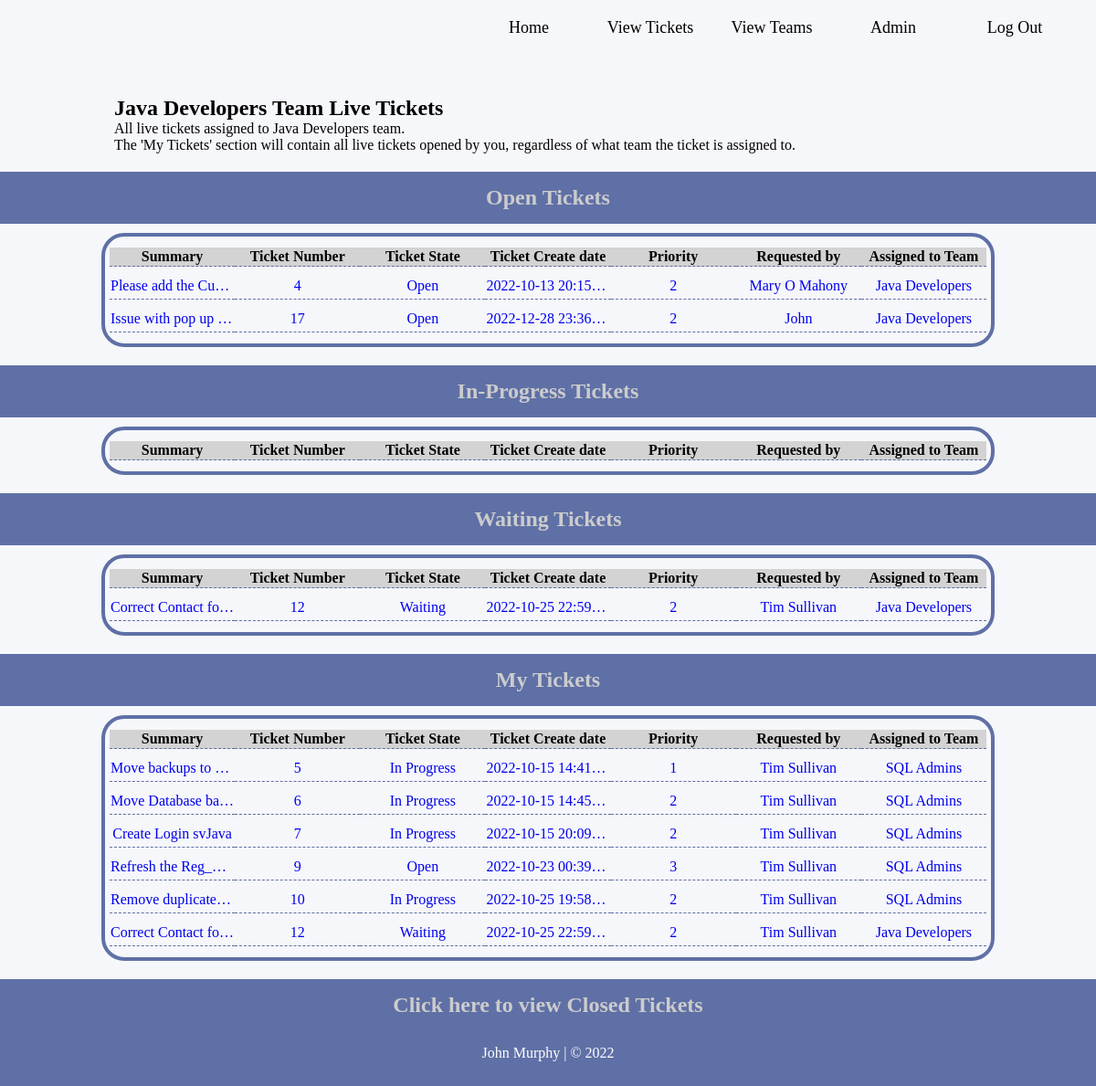
The app's page /opentickets (signed in) with its own data.
### TicketDB.py (models this page shows, shortened)
class Team(db.Model):
    __tablename__ = "teamtable"
    team_id = db.Column(db.Integer, primary_key=True, unique=True, autoincrement=True)
    team_name = db.Column(db.String(50), unique=True)
    team_category = db.Column(db.String(50))

class Ticket(db.Model):
    __tablename__ = "tickettable"
    ticket_id = db.Column(db.Integer, primary_key=True, unique=True, autoincrement=True)
    user_id = db.Column(db.Integer, db.ForeignKey(User.user_id))
    ticket_user = db.relationship("User", backref='Ticket')
    ticket_created = db.Column(db.String(50), default=func.now())
    description = db.Column(db.String(300))
    state = db.Column(db.String(30), default="Open")
    team_id = db.Column(db.Integer, db.ForeignKey(Team.team_id))
    ticket_team = db.relationship("Team", backref='Ticket')
    contact_num = db.Column(db.String(20))
    priority = db.Column(db.Integer)
    summary = db.Column(db.String(80))
    environment = db.Column(db.String(50))
    ticket_sp_instruction = db.Column(db.String(200))

class User(db.Model):
    __tablename__ = "usertable"
    user_id = db.Column(db.Integer, primary_key=True, unique=True, autoincrement=True)
    username = db.Column(db.String(50))
    name = db.Column(db.String(50))
    email = db.Column(db.String(50), unique=True)
    jobTitle = db.Column(db.String(60))
    password = db.Column(db.String(12))
    dateCreated = db.Column(db.DATETIME, default=func.now())
    tasksComplete = db.Column(db.Integer)
    team_id = db.Column(db.Integer, db.ForeignKey(Team.team_id))
    team_user = db.relationship("Team", backref='User')

### main.py (the view)
@app.route('/opentickets')
def allOpenTickets():
    tickets = Ticket.query.all()
    user = session["user"]
    loggedteam = User.query.with_entities(User.team_id).filter(User.user_id == user).all()
    loggedteam = str(loggedteam)
    loggedteam = loggedteam.strip("[ ] , ( )")
    team_name = Team.query.with_entities(Team.team_name).filter(Team.team_id == loggedteam).all()
    team_name = str(team_name)
    team_name = team_name.strip("[ ] , ( ), '")
    openTickets = Ticket.query.with_entities(Ticket.ticket_id, Ticket.user_id,  User.name, Ticket.
                    ticket_created, Ticket.description, Ticket.state, Ticket.team_id, Team.team_name, User.
                    email, Ticket.priority, Ticket.summary, Ticket.environment, Ticket.ticket_sp_instruction)\
                    .join(Team, Ticket.team_id == Team.team_id).join(User, Ticket.
                    user_id == User.user_id).filter(and_(Ticket.state == 'Open', Ticket.team_id == loggedteam)).all()
    progTickets = Ticket.query.with_entities(Ticket.ticket_id, Ticket.user_id,  User.name, Ticket
                    .ticket_created, Ticket.description, Ticket.state, Ticket.team_id, Team.team_name, User
                    .email, Ticket.priority, Ticket.summary, Ticket.environment, Ticket
                    .ticket_sp_instruction).join(Team, Ticket.team_id == Team.team_id).join(User, Ticket
                    .user_id == User.user_id).filter(and_(Ticket.state == 'In Progress'), (Ticket.team_id == loggedteam)).all()
    waitTickets = Ticket.query.with_entities(Ticket.ticket_id, Ticket.user_id,  User.name, Ticket
                    .ticket_created, Ticket.description, Ticket.state, Ticket.team_id, Team.team_name, User
                    .email, Ticket.priority, Ticket.summary, Ticket.environment, Ticket
                    .ticket_sp_instruction).join(Team, Ticket.team_id == Team.team_id).join(User, Ticket
                    .user_id == User.user_id).filter(and_(Ticket.state == 'Waiting'), (Ticket.team_id == loggedteam)).all()
    myTickets = Ticket.query.with_entities(Ticket.ticket_id, Ticket.user_id,  User.name, Ticket
                    .ticket_created, Ticket.description, Ticket.state, Ticket.team_id, Team.team_name, User
                    .email, Ticket.priority, Ticket.summary, Ticket.environment, Ticket
                    .ticket_sp_instruction).join(Team, Ticket.team_id == Team.team_id).join(User, Ticket
                    .user_id == User.user_id).filter(and_(Ticket.user_id == user), (Ticket.state != 'Fulfilled'),
                    (Ticket.state != 'Closed Incomplete')).all()
    return render_template('openTickets.html', openTickets=openTickets, progTickets=progTickets, waitTickets=waitTickets,
                           myTickets=myTickets, team_name=team_name)

### templates/openTickets.html (shortened to what this page needs)
<!DOCTYPE html>
<html lang="en">
<head>
	<link rel="stylesheet" href="{{ url_for('static', filename='css/ttStyle.css') }}">
</head>
<body>
<div id="wrapper">
	<header id="head-home">
		<ul class="nav-links">
			<a href="/">
				<li id="header-links" class="link-buttons">Home</li>
			</a>
			<a href="/opentickets">
				<li id="header-links" class="link-buttons">View Tickets</li>
			</a>
			<a href="/teams">
				<li id="header-links" class="link-buttons">View Teams</li>
			</a>
			<a href="/admin_data">
				<li id="header-links" class="link-buttons">Admin</li>
			</a>
			<a href="/logout">
			<li id="header-links"class="link-buttons">Log Out</li>
			</a>
		</ul>
	</header>
	<div id="tickets_text_top">
		<div id="tickets_text_top_inner">
			<h2>{{ team_name }} Team Live Tickets</h2>
			<p>All live tickets assigned to {{ team_name }} team.</p>
			<p>The 'My Tickets' section will contain all live tickets opened by you, regardless of what team the ticket is assigned to.</p>
		</div>
	</div>
	<div id="opentickets_holder">
		<div class="ticket_title">
			<h2>Open Tickets</h2>
		</div>
		<div id="opentick_table" style="overflow-x: auto;">
        	<table id="tickettable">
				<tr id="tableheader">
					<th id="tdlarge">Summary</th>
					<th>Ticket Number</th>
					<th>Ticket State</th>
					<th>Ticket Create date</th>
					<th>Priority</th>
					<th>Requested by</th>
					<th>Assigned to Team</th>
				</tr>
			</table>
			{% for openticket in openTickets %}
			<a href="/ticket/{{ openticket.ticket_id }}">
			<table id="tickettable">
				<tr>
					<td id="tdlarge">{{ openticket.summary }}</td>
					<td>{{ openticket.ticket_id }}</td>
					<td>{{ openticket.state }}</td>
					<td>{{ openticket.ticket_created }}</td>
					<td>{{ openticket.priority }}</td>
					<td>{{ openticket.name }}</td>
					<td>{{ openticket.team_name }}</td>
				</tr>
			</table>
			</a>
			{% endfor %}
		</div>
		<div class="ticket_title">
        	<h2 id = "anchor_progress">In-Progress Tickets</h2>
		</div>
		<div id="opentick_table" style="overflow-x: auto;">
			<table id="tickettable">
				<tr id="tableheader">
					<th id="tdlarge">Summary</th>
					<th>Ticket Number</th>
					<th>Ticket State</th>
					<th>Ticket Create date</th>
					<th>Priority</th>
					<th>Requested by</th>
					<th>Assigned to Team</th>
				</tr>
			</table>
		</div>
		<div class="ticket_title">
			<h2 id = "anchor_waiting">Waiting Tickets</h2>
		</div>
		<div id="opentick_table" style="overflow-x: auto;">
			<table id="tickettable">
				<tr id="tableheader">
					<th id="tdlarge">Summary</th>
					<th>Ticket Number</th>
					<th>Ticket State</th>
					<th>Ticket Create date</th>
					<th>Priority</th>
					<th>Requested by</th>
					<th>Assigned to Team</th>
				</tr>
			</table>
			{% for waitTicket in waitTickets %}
			 <a href="/ticket/{{ waitTicket.ticket_id }}">
			<table id="tickettable">
				<tr>
					<td id="tdlarge">{{ waitTicket.summary }}</td>
					<td>{{ waitTicket.ticket_id }}</td>
					<td>{{ waitTicket.state }}</td>
					<td> {{ waitTicket.ticket_created }}</td>
					<td> {{ waitTicket.priority }}</td>
					<td>{{ waitTicket.name }}</td>
					<td>{{ waitTicket.team_name }}</td>
				</tr>
			</table>
			 </a>
			{% endfor %}
		</div>
		<div class="ticket_title">
			<h2 id = "anchor_myTickets">My Tickets</h2>
		</div>
		<div id="opentick_table" style="overflow-x: auto;">
			<table id="tickettable">
				<tr id="tableheader">
					<th id="tdlarge">Summary</th>
					<th>Ticket Number</th>
					<th>Ticket State</th>
					<th>Ticket Create date</th>
					<th>Priority</th>
					<th>Requested by</th>
					<th>Assigned to Team</th>
				</tr>
			</table>
			{% for myTicket in myTickets %}
			<a href="/ticket/{{ myTicket.ticket_id }}">
				<table id="tickettable">
					<tr>
						<td id="tdlarge">{{ myTicket.summary }}</td>
						<td>{{ myTicket.ticket_id }}</td>
						<td>{{ myTicket.state }}</td>
						<td> {{ myTicket.ticket_created }}</td>
						<td> {{ myTicket.priority }}</td>
						<td>{{ myTicket.name }}</td>
						<td>{{ myTicket.team_name }}</td>
					</tr>
				</table>
			</a>
			{% endfor %}
		</div>
		<div id="closed_ticket_holder">
			<h2><a href="/closedtickets">Click here to view Closed Tickets</a></h2>
		</div>
	</div>
</div>
<footer>
	<p>John Murphy | &copy; 2022</p>
</footer>
</body>
</html>

### static/css/ttStyle.css (style rules this page uses)
* { margin:0; }
html, body { height: 100%; }
#wrapper { float:left; width: 100%; min-height: 100vh; padding-bottom: 60px; background:#f6f7fa; box-sizing: border-box; }
#head-home { float: left; width:100%; height:80px; padding-bottom: 20px; box-sizing: border-box; }
ul.nav-links { float: right; height: 60px; margin-top: 12.5px; margin-right: 10px; }
li.link-buttons { float:left; line-height: 35px; width:100px; margin-right: 25px; list-style-type: none; text-align: center; font-size: 18px; border-radius:12px; border-right-width: 4px; border-left-width: 4px; border-right-style: solid; border-left-style: solid; color: #f6f7fa; border-color: #f6f7fa; font-family: PTSans; }
li#header-links { color: #000; }
footer { float: left; width:100%; height:60px; font-family: PTSans; background: #5f70a6; text-align: center; color: #fff; margin-top: -60px; padding-top: 15px; box-sizing: border-box; }
#tableheader { text-align: center; background: lightgrey; }
td { text-overflow: ellipsis; white-space: nowrap; overflow: hidden; }
#opentickets_holder { float: left; width: 100%; text-align: center; box-sizing: border-box; }
.ticket_title { float: left; width: 100%; text-align: center; padding: 15px; margin-bottom: 10px; background-color:#5f70a6; color: #cccccc; box-sizing: border-box; }
#opentick_table { width : 80%; height: auto; margin: 20px auto; border-collapse: collapse; border: 4px solid #5f70a6; border-radius: 25px; padding: 5px; }
.ticket_title { float: left; width: 100%; }
#tickettable { width: 100%; border-bottom: 1px dashed #5f70a6; margin-bottom: 7px; margin-top: 7px; border-collapse: collapse; text-align: center; table-layout: fixed; }
#opentick_table a { text-decoration: none; }
#tickettable td { width: 14.285%; padding-top: 5px; padding-bottom: 5px; overflow: hidden; }
#closed_ticket_holder { float: left; width: 100%; padding: 15px; background-color:#5f70a6; color: #cccccc; box-sizing: border-box; }
#closed_ticket_holder a { text-decoration: none; color: #cccccc; }
#tickets_text_top { float: left; width: 100%; text-align: center; padding-top: 5px; margin-top: 15px; margin-bottom: 15px; box-sizing: border-box; }
#tickets_text_top_inner { margin: 0 auto; width: 80%; text-align: left; padding: 5px; box-sizing: border-box; }

### records on screen
Team: team_name "Java Developers"
Ticket: summary "Please add the Cu…", ticket_id "4", state "Open", ticket_created "2022-10-13 20:15:49", priority "2", name "Mary O Mahony", team_name "Java Developers"
Ticket: summary "Issue with pop up…", ticket_id "17", state "Open", ticket_created "2022-12-28 23:36:51", priority "2", name "John", team_name "Java Developers"
Ticket: summary "Correct Contact f…", ticket_id "12", state "Waiting", ticket_created "2022-10-25 22:59:21", priority "2", name "Tim Sullivan", team_name "Java Developers"
Ticket: summary "Move backups to…", ticket_id "5", state "In Progress", ticket_created "2022-10-15 14:41:59", priority "1", name "Tim Sullivan", team_name "SQL Admins"
Ticket: summary "Move Database b…", ticket_id "6", state "In Progress", ticket_created "2022-10-15 14:45:47", priority "2", name "Tim Sullivan", team_name "SQL Admins"
Ticket: summary "Create Login svJava", ticket_id "7", state "In Progress", ticket_created "2022-10-15 20:09:12", priority "2", name "Tim Sullivan", team_name "SQL Admins"
Ticket: summary "Refresh the Reg_…", ticket_id "9", state "Open", ticket_created "2022-10-23 00:39:06", priority "3", name "Tim Sullivan", team_name "SQL Admins"
Ticket: summary "Remove duplicate…", ticket_id "10", state "In Progress", ticket_created "2022-10-25 19:58:14", priority "2", name "Tim Sullivan", team_name "SQL Admins"
